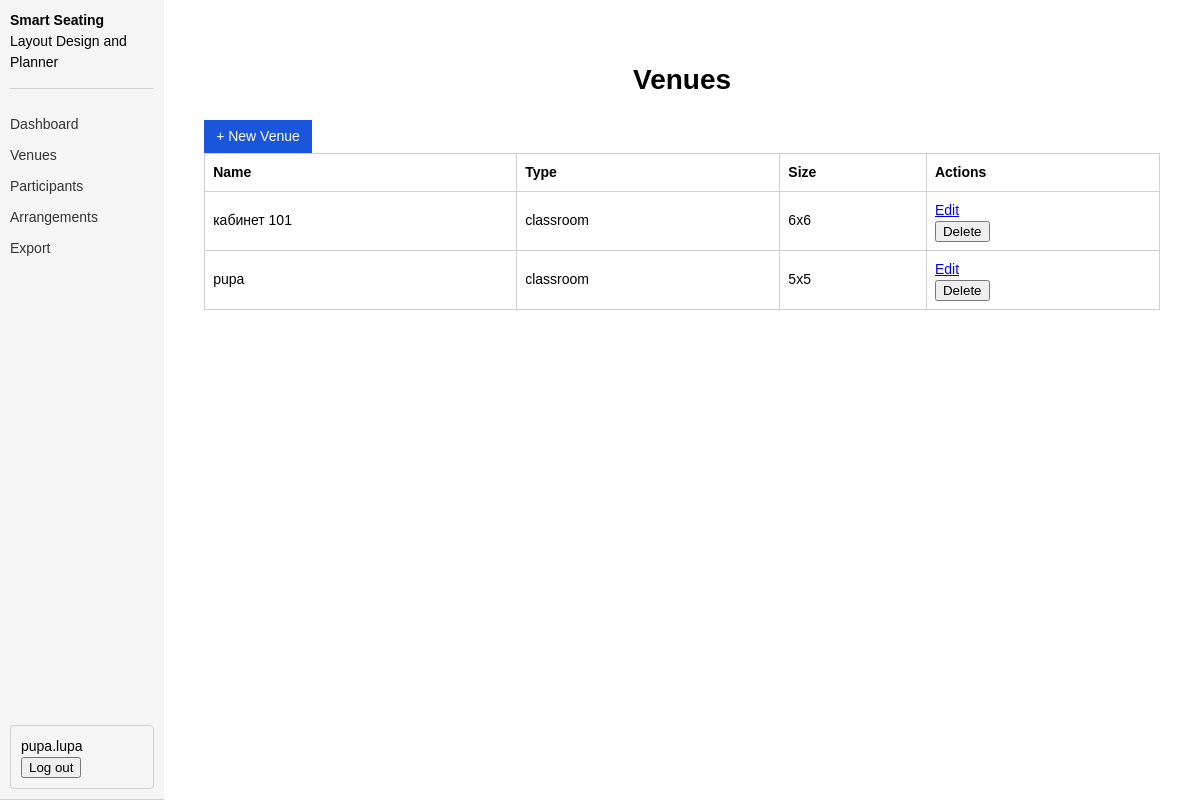
Page /venues (signed in) on the committed database.
### tables this page shows
CREATE TABLE users (
            id         INTEGER PRIMARY KEY AUTOINCREMENT,
            username   TEXT    UNIQUE NOT NULL,
            email      TEXT    UNIQUE NOT NULL,
            password   TEXT    NOT NULL,
            role       TEXT    NOT NULL DEFAULT 'planner',
            created_at TEXT    NOT NULL
        , force_password_change INTEGER NOT NULL DEFAULT 0);

CREATE TABLE venues (
            id          INTEGER PRIMARY KEY AUTOINCREMENT,
            user_id     INTEGER NOT NULL,
            name        TEXT    NOT NULL,
            description TEXT    NOT NULL DEFAULT '',
            venue_type  TEXT    NOT NULL DEFAULT 'classroom',
            rows        INTEGER NOT NULL,
            cols        INTEGER NOT NULL,
            layout_json TEXT    NOT NULL,
            created_at  TEXT    NOT NULL,
            updated_at  TEXT    NOT NULL,
            FOREIGN KEY(user_id) REFERENCES users(id)
        );

### venues.py (the view)
@venues_bp.route("/venues")
@login_required
def venues_list():
    db     = get_db()
    user   = db.execute("SELECT * FROM users WHERE id = ?", (session["user_id"],)).fetchone()
    venues = db.execute(
        "SELECT * FROM venues WHERE user_id = ? ORDER BY updated_at DESC",
        (session["user_id"],),
    ).fetchall()
    return render_template("venues.html", user=user, venues=venues)

### auth.py (called while the page is built)
def login_required(f):
    @wraps(f)
    def decorated(*args, **kwargs):
        if "user_id" not in session:
            flash("Please log in to continue.", "info")
            return redirect(url_for("auth.auth_page"))
        if session.get("force_password_change") and request.endpoint != "auth.change_password":
            flash("Please set a new password before continuing.", "info")
            return redirect(url_for("auth.change_password"))
        return f(*args, **kwargs)
    return decorated

### database.py (called while the page is built)
def get_db():
    if "db" not in g:
        g.db = sqlite3.connect(DB_PATH, detect_types=sqlite3.PARSE_DECLTYPES)
        g.db.row_factory = sqlite3.Row
    return g.db

### templates/venues.html (shortened to what this page needs)
{% extends "base.html" %}
{% block content %}
  <h1>Venues</h1>
  <a href="/venues/new" class="btn">+ New Venue</a>
  {% if venues %}
    <table>
      <tr><th>Name</th><th>Type</th><th>Size</th><th>Actions</th></tr>
      {% for v in venues %}
      <tr>
        <td>{{ v.name }}</td>
        <td>{{ v.venue_type }}</td>
        <td>{{ v.rows }}x{{ v.cols }}</td>
        <td>
          <a href="/venues/{{ v.id }}/edit">Edit</a>
          <form method="POST" action="/api/venues/{{ v.id }}"
              onsubmit="return deleteVenue(event, {{ v.id }})">
             <button type="submit">Delete</button>
          </form>
        </td>
      </tr>
      {% endfor %}
    </table>
  {% else %}
    <p>No venues yet.</p>
  {% endif %}
{% endblock %}

### templates/base.html (shortened to what this page needs)
<!DOCTYPE html>
<html>
<head>
  <link rel="stylesheet" href="/static/base.css">
</head>
<body>
  <nav>
    <div class="nav-title">
      <strong>Smart Seating</strong>
      <span>Layout Design and Planner</span>
    </div>
    <a href="/dashboard">Dashboard</a>
    <a href="/venues">Venues</a>
    <a href="/participants">Participants</a>
    <a href="/arrangements">Arrangements</a>
    <a href="/export">Export</a>
    <form method="POST" action="/logout" style="display:inline">
      <span>{{ user.username }}</span>
      <button type="submit">Log out</button>
    </form>
  </nav>
  <main>
    {% block content %}{% endblock %}
  </main>
</body>
</html>

### static/base.css (style rules this page uses)
* { box-sizing: border-box; }
body { font-family: Arial, sans-serif; font-size: 14px; line-height: 1.5; margin: 0; display: flex;background: #ffffff; }
nav { background: #f5f5f5; padding: 10px; border-bottom: 1px solid #d0d0d0; display: flex; flex-direction: column; gap: 10px; min-height: 100dvh; }
nav a { margin-right: 15px; text-decoration: none; color: #333; }
nav form { margin-top: auto; border: 1px solid #d0d0d0; border-radius: 4px; padding: 10px; }
.nav-title { padding-bottom: 15px; margin-bottom: 15px; border-bottom: 1px solid #d0d0d0; }
.nav-title strong { display: block; }
.nav-title span { display: block; }
main { padding: 40px; width: 100%; max-width: 1200px; margin: 0 auto; }
main h1, main > p { text-align: center; }
table { border-collapse: collapse; width: 100%; }
th, td { border: 1px solid #d0d0d0; padding: 8px; text-align: left; }
.btn { padding: 6px 12px; background: #1a56db; color: white; border: none; cursor: pointer; text-decoration: none; display: inline-block; }

### rows in the picture
users: username "pupa.lupa"
venues: name "кабинет 101", venue_type "classroom", rows "6", cols "6"
venues: name "pupa", venue_type "classroom", rows "5", cols "5"
